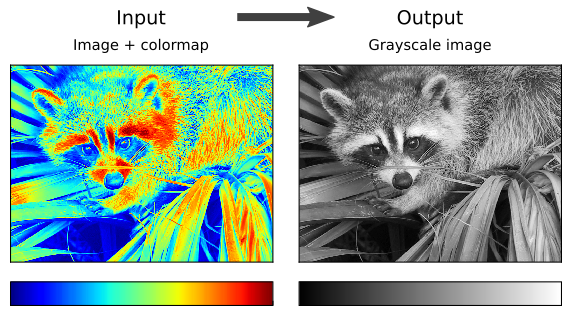
#> input picture example.png, 572 x 316 px
$ python colormap_to_grayscale.py example.png example.png
#> lines starting #> are read from the running program, lines starting #| are printed output that depends on the picture
#> in load_image_rgb, im_f is the input picture: PIL image 572x316 RGBA; mean R, G, B, A 157.4, 178.1, 166.4, 255
#!/usr/bin/env python3

import argparse
import functools
import os

from PIL import Image
import numpy as np
import scipy.interpolate as sinterp

def load_image_rgb(filename):
    with Image.open(filename) as im_f:
        image = np.array(im_f.convert('RGB'))
    return image / 255

def cmap_to_1d(cmap, cmap_orientation):
#> called with cmap_orientation = 'auto'
    ny, nx, _ = cmap.shape
#> ny = 316; nx = 572
    if cmap_orientation == 'auto':
        if ny > nx:
            cmap_orientation = 'vertical'
        elif ny < nx:
            cmap_orientation = 'horizontal'
        else:
            msg = "Can't determine the orientation of cmap with shape {}x{}"
            msg = msg.format(ny, nx)
            raise ValueError(msg)

    if cmap_orientation == 'vertical':
        return np.median(cmap, axis=1)[::-1]
    if cmap_orientation == 'horizontal':
        return np.median(cmap, axis=0)
    raise ValueError('Unknown cmap orientation: {}'.format(cmap_orientation))

def resize_cmap(cmap, cmap_size):
    target_cmap_u = np.linspace(0, 1, cmap_size)

    if len(cmap) < cmap_size:
        cmap_tck, cmap_u = sinterp.splprep(cmap.T, s=0)
        # When the colormap contains repeated colors,
        # splrep throws ValueError: Invalid inputs.
        cmap = sinterp.splev(target_cmap_u, cmap_tck)
        cmap = np.array(cmap).T

    if len(cmap) > cmap_size:
        cmap_u = np.linspace(0, 1, len(cmap))
        cmap_interp = sinterp.interp1d(cmap_u, cmap.T)
        cmap = cmap_interp(target_cmap_u).T

    assert cmap.shape == (cmap_size, 3)
    return cmap

def distance_to_cmap(cmap, arr):
    ''' Compute the color distance between a RGB 1D array and a color map '''
    nu, _ = cmap.shape
    na, _ = arr.shape
    dist_rgb = cmap - arr.reshape(na, 1, 3) # nu, na, 3
    dist = np.sqrt(np.sum(dist_rgb**2, axis=-1))
    min_dist = np.min(dist, axis=-1)
    argmin_dist = np.argmin(dist, axis=-1) / (nu - 1)
    return min_dist, argmin_dist

def cmap_to_grayscale(cmap, image, max_dist=None):
    ''' Convert an image rendered with a cmap to grayscale

    Parameters
    ==========
    cmap : (Nc, 3) ndarray
        The colormap.
    image : (Nx, Ny, 3) ndarray
        The image rendered with cmap.
    max_dist : float or None (default: None)
        The maximum distance between a color in the image and the colormap.
        Colors which are further away from the colormap than this distance are
        not inverted, and set to NaN.
        The distance is computed as:
            sqrt((R_cmap - R_img)**2 + (G_cmap - G_img)**2 + (B_cmap - B_img)**2)
            where R, G, and B are the RGB values between 0 and 1.

    Returns
    =======
    image_grayscale (Nx, Ny)
        The image converted into grayscale, with values between 0 and 1.
        Contains NaN values where image_cmap_dist > max_dist.
    image_cmap_dist (Nx, Ny)
        The distance between the image colors and the cmap.
    '''
    image_grayscale_and_dist = np.array(list(map(
        functools.partial(distance_to_cmap, cmap),
        image)))
    image_cmap_dist = image_grayscale_and_dist[:, 0, :]
    image_grayscale = image_grayscale_and_dist[:, 1, :]
    if max_dist >= 0:
        image_grayscale[image_cmap_dist > max_dist] = np.nan
    return image_grayscale, image_cmap_dist

def save_image_png(image, filename):
    missing_pixels = np.isnan(image)
    image = np.stack((image, ~missing_pixels))
    image = np.moveaxis(image, 0, -1)
    image = (image * 255).astype(np.uint8)
    image = Image.fromarray(image)
    image.save(filename)

def save_image_npy(image, filename):
    np.save(filename, image, allow_pickle=False)

# [4 lines left out: function save_image_fits, not called in this run]

def save_image(img, filename, overwrite=False):
    if os.path.exists(filename) and not overwrite:
        msg = "output file '{}' exists, use -O to overwrite it"
        raise OSError(msg.format(filename))
    _, ext = os.path.splitext(filename)
    if ext == '.png':
        save_image_png(img, filename)
    elif ext == '.npy':
        save_image_npy(img, filename)
    elif ext == '.fits':
        save_image_fits(img, filename)
    else:
        raise ValueError('Unsupported output extension: ' + ext)

# [71 lines left out: function plot_debug_figure, not called in this run]


if __name__ == '__main__':

    parser = argparse.ArgumentParser(
        description=(
            'Convert an image rendered with a colormap (cmap) to grayscale.'
            ' This allows the image to be later rendered with any colormap.')
        )
    parser.add_argument(
        'cmap',
        type=str,
        help='Image of the colormap.',
        )
    parser.add_argument(
        'image',
        type=str,
        help='Image to convert, rendered with cmap.',
        )
    parser.add_argument(
        '-o', '--output-image',
        type=str,
        help=('Output grayscale image (.png, .npy, or .fits;'
              ' default: <image>-grayscale.png).'),
        )
    parser.add_argument(
        '-O', '--overwrite',
        action='store_true',
        help='Overwrite output_image.'
        )
    parser.add_argument(
        '--cmap-orientation',
        type=str,
        default='auto',
        help=('Orientation of cmap (auto, vertical, or horizontal).'),
        )
    parser.add_argument(
        '--cmap-size',
        type=int,
        default=255,
        help=('Size of the internal cmap used for the inversion'
              ' (default: 255).'),
        )
    parser.add_argument(
        '-m', '--max-dist',
        type=float,
        default=0.05,
        help=('Colors in the image which are not in the cmap (!) might be'
              ' inverted into nonsensical values.'
              ' This option sets the maximum distance between a color in the'
              ' image and colors in the cmap.'
              ' Colors further away are transformed into NaN values'
              ' (rendered as transparent pixels in PNG images).'
              ' Distances are computed in the RGB space,'
              ' with values between 0 and 1.'
              ' Negative values ignore this threshold.'
              ' (Default: 0.05)'
              ),
        )
    parser.add_argument(
        '-d', '--debug-figure',
        action='store_true',
        help='Save a debug figure.')
    args = parser.parse_args()

    if not args.output_image:
        path, _ = os.path.splitext(args.image)
        args.output_image = path + '-grayscale.png'

    if os.path.exists(args.output_image) and not args.overwrite:
        msg = "output file '{}' exists, use -O to overwrite it"
        raise OSError(msg.format(args.output_image))

    image = load_image_rgb(args.image)
    cmap = load_image_rgb(args.cmap)
    cmap = cmap_to_1d(cmap, args.cmap_orientation)
#> cmap = 572 rows, first 8: [1, 1, 1], [1, 1, 1], [1, 1, 1], [1, 1, 1], [1, 1, 1], [1, 1, 1], [1, 1, 1], [1, 1, 1]
    cmap = resize_cmap(cmap, args.cmap_size)
#> in resize_cmap, `cmap_u = np.linspace(0, 1, len(cmap))`: cmap_u = 572 values from 0 to 1
#> in resize_cmap, `cmap = cmap_interp(target_cmap_u).T`: cmap = 255 rows, first 8: [1, 1, 1], [1, 1, 1], [1, 1, 1], [1, 1, 1], [0.996, 0.996, 0.996], [0.48, 0.955, 0.951], [0.529, 1, 0.994], [0.503, 1, 0.956]
    image_grayscale, image_cmap_dist = cmap_to_grayscale(cmap, image, max_dist=args.max_dist)
#> in distance_to_cmap, `dist = np.sqrt(np.sum(dist_rgb**2, axis=-1))`:
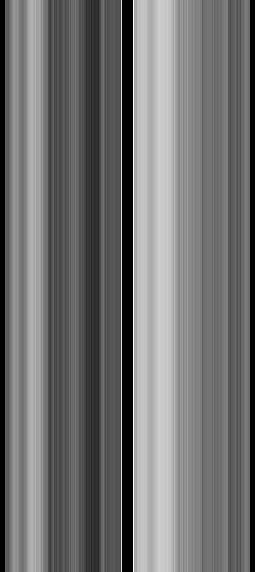
#> dist: shape (572, 255) float64; min 0, max 1.36, mean 0.602; drawn with min black and max white
#> in distance_to_cmap, `min_dist = np.min(dist, axis=-1)`: min_dist = 572 values from 0 to 0
#> in distance_to_cmap (call 7), `dist_rgb = cmap - arr.reshape(na, 1, 3)`:
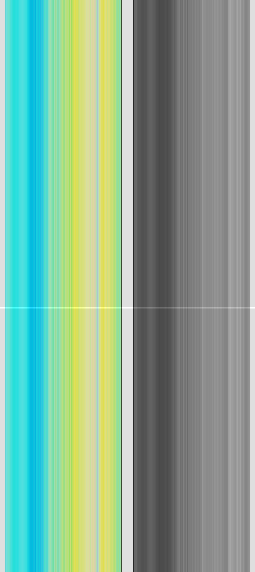
#> dist_rgb: shape (572, 255, 3) float64; mean of channels 0, 1, 2 -0.371, -0.215, -0.312; drawn with min black and max white
#> in distance_to_cmap (call 7), `min_dist = np.min(dist, axis=-1)`: min_dist = 572 values, max 0.109 at index 308, min 0 at index 0, mean 0.000366
#> in distance_to_cmap (call 7), `argmin_dist = np.argmin(dist, axis=-1) / (nu - 1)`: argmin_dist = 572 values, max 0.382 at index 307, min 0 at index 0, mean 0.000695
#> in distance_to_cmap (call 8), `dist_rgb = cmap - arr.reshape(na, 1, 3)`:
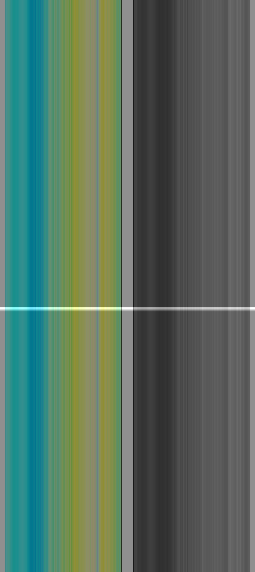
#> dist_rgb: shape (572, 255, 3) float64; mean of channels 0, 1, 2 -0.367, -0.212, -0.309; drawn with min black and max white
#> in distance_to_cmap (call 8), `min_dist = np.min(dist, axis=-1)`: min_dist = 572 values, max 0.0739 at index 308, min 0 at index 0, mean 0.000318
#> in distance_to_cmap (call 8), `argmin_dist = np.argmin(dist, axis=-1) / (nu - 1)`: argmin_dist = 572 values, max 0.933 at index 310, min 0 at index 0, mean 0.00444
#> in distance_to_cmap (call 23), `dist = np.sqrt(np.sum(dist_rgb**2, axis=-1))`:
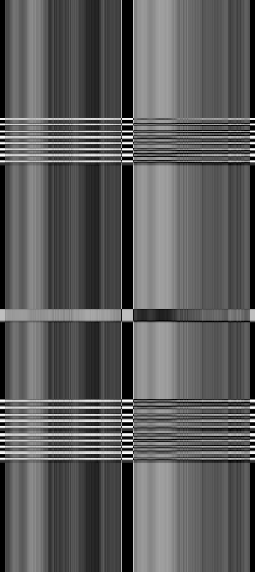
#> dist: shape (572, 255) float64; min 0, max 1.73, mean 0.626; drawn with min black and max white
#> in distance_to_cmap (call 23), `min_dist = np.min(dist, axis=-1)`: min_dist = 572 values, max 0.374 at index 124, min 0 at index 0, mean 0.022
#> in distance_to_cmap (call 23), `argmin_dist = np.argmin(dist, axis=-1) / (nu - 1)`: argmin_dist = 572 values, max 0.965 at index 130, min 0 at index 0, mean 0.098
#> in distance_to_cmap (call 24), `dist = np.sqrt(np.sum(dist_rgb**2, axis=-1))`:
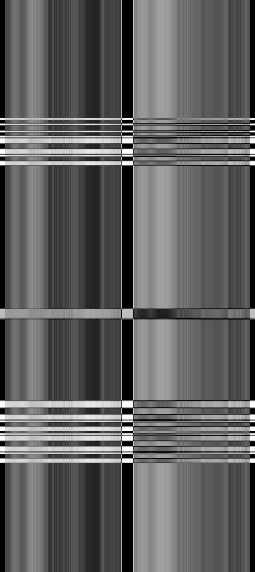
#> dist: shape (572, 255) float64; min 0, max 1.73, mean 0.652; drawn with min black and max white
#> in distance_to_cmap (call 24), `min_dist = np.min(dist, axis=-1)`: min_dist = 572 values, max 0.374 at index 124, min 0 at index 0, mean 0.0319
#> in distance_to_cmap (call 24), `argmin_dist = np.argmin(dist, axis=-1) / (nu - 1)`: argmin_dist = 572 values, max 0.965 at index 130, min 0 at index 0, mean 0.0917
#> in distance_to_cmap (call 25), `dist = np.sqrt(np.sum(dist_rgb**2, axis=-1))`:
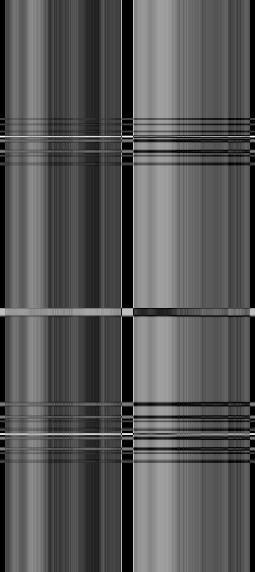
#> dist: shape (572, 255) float64; min 0, max 1.73, mean 0.589; drawn with min black and max white
#> in distance_to_cmap (call 25), `min_dist = np.min(dist, axis=-1)`: min_dist = 572 values, max 0.374 at index 136, min 0 at index 0, mean 0.00634
#> in distance_to_cmap (call 25), `argmin_dist = np.argmin(dist, axis=-1) / (nu - 1)`: argmin_dist = 572 values, max 0.98 at index 139, min 0 at index 0, mean 0.0764
#> in distance_to_cmap (call 26), `dist = np.sqrt(np.sum(dist_rgb**2, axis=-1))`:
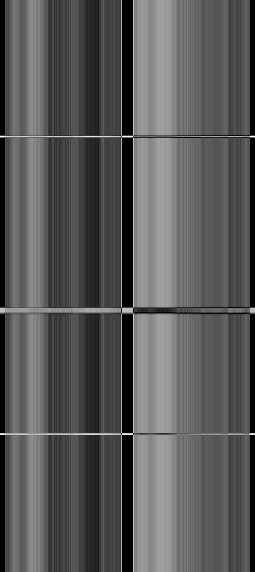
#> dist: shape (572, 255) float64; min 0, max 1.73, mean 0.604; drawn with min black and max white
#> in distance_to_cmap (call 26), `min_dist = np.min(dist, axis=-1)`: min_dist = 572 values, max 0.374 at index 136, min 0 at index 0, mean 0.00177
#> in distance_to_cmap (call 26), `argmin_dist = np.argmin(dist, axis=-1) / (nu - 1)`: argmin_dist = 572 values, max 0.929 at index 307, min 0 at index 0, mean 0.0133

    save_image(image_grayscale, args.output_image, overwrite=args.overwrite)

    if args.debug_figure:
        path, _ = os.path.splitext(args.image)
        filename = path + '-debug.pdf'
        plot_debug_figure(
            image, cmap, image_grayscale, image_cmap_dist, filename)
